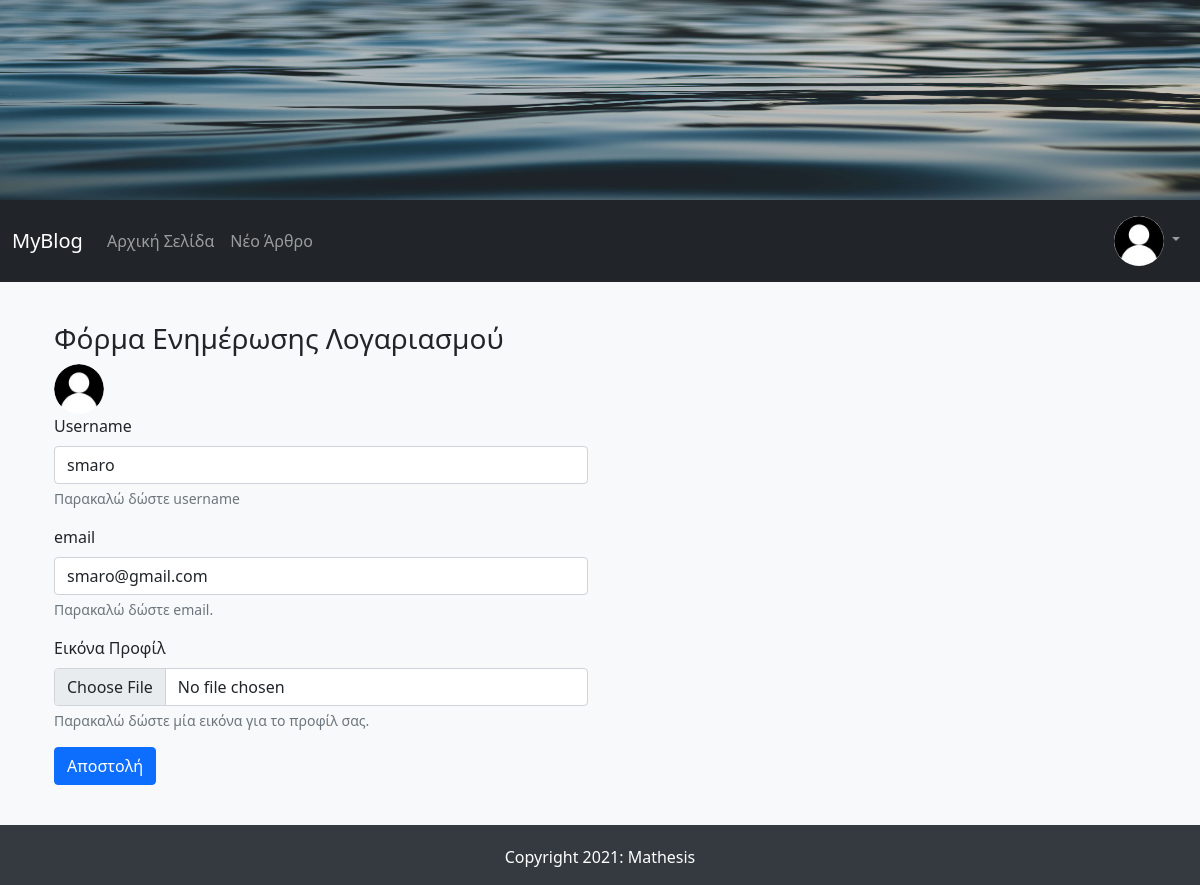
Page /account/ (signed in) on the earlier database version.
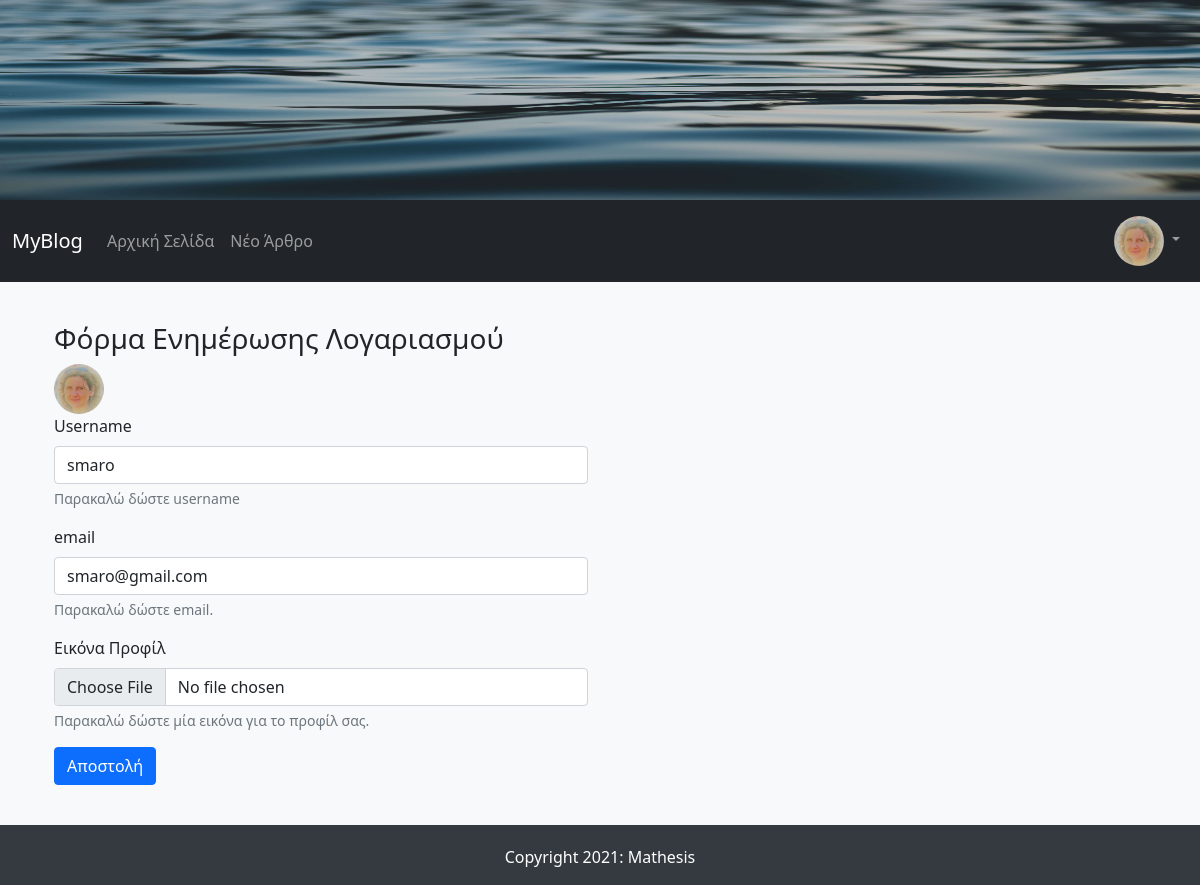
Same page on the later database version.
### FlaskBlogApp/models.py (models this page shows, shortened)
class User(db.Model, UserMixin):
    id = db.Column(db.Integer, primary_key=True)
    username = db.Column(db.String(15), unique=True, nullable=False)
    email = db.Column(db.String(150), unique=True, nullable=False)
    password = db.Column(db.String(36), nullable=False)
    profile_image = db.Column(db.String(30), default='default_profile_image.jpg')
    articles = db.relationship('Article', backref='author', lazy=True)

### FlaskBlogApp/routes.py (the view, shortened to what this page needs)
@app.route("/account/", methods=["GET", "POST"])
@login_required
def account():
    form = AccountUpdateForm(username=current_user.username, email=current_user.email)
    return render_template("account_update.html",form=form)

### FlaskBlogApp/forms.py (shortened to what this page needs)
class AccountUpdateForm(FlaskForm):
    username = StringField(label="Username",
                           validators=[DataRequired(message="Αυτό το πεδίο δε μπορεί να είναι κενό."),
                                       Length(min=3, max=15, message="Αυτό το πεδίο πρέπει να είναι από 3 έως 15 χαρακτήρες")])
    email = StringField(label="email",
                           validators=[DataRequired(message="Αυτό το πεδίο δε μπορεί να είναι κενό."),
                                       Email(message="Παρακαλώ εισάγετε ένα σωστό email")])
    profile_image = FileField("Εικόνα Προφίλ", validators=[Optional(strip_whitespace=True),
                                                        FileAllowed(['jpg','jpeg','png'], 'Επιτρέπονται μόνο αρχεία τύπου jpg, jpeg, png'),
                                                        maxImageSize(max_size=2)])
    submit = SubmitField('Αποστολή')

### FlaskBlogApp/models.py (called while the page is built)
@login_manager.user_loader
def load_user(user_id):
    return User.query.get(int(user_id))

### FlaskBlogApp/templates/account_update.html (shortened to what this page needs)
{% extends "base.html" %}
{% block content %}
<div class="container login-container">
    <div class="row">
        <div class="col-md-6 login-form-1">
            <h3>Φόρμα Ενημέρωσης Λογαριασμού</h3>
            <img class="rounded-circle navbar-profile-image" src="{{ url_for('static', filename='images/profiles_images/'+current_user.profile_image) }}" alt="{{ current_user.username }}" title="{{ current_user.username }}">
            <form action="#" method="POST" enctype="multipart/form-data">
                <div class="mb-3">
                    {{ form.username.label(class="form-label") }}
                    {{ form.username(class="form-control", required=False) }}
                    <div id="usernameHelp" class="form-text">Παρακαλώ δώστε username</div>
                </div>
                <div class="mb-3">
                {{ form.email.label(class="form-label") }}
                {{ form.email(class="form-control", required=False) }}
                <div id="emailHelp" class="form-text">Παρακαλώ δώστε email.</div>
                </div>
                <div class="mb-3">
                {{ form.profile_image.label(class="form-label") }}
                {{ form.profile_image(class="form-control") }}
                <div id="profile_imageHelp" class="form-text">Παρακαλώ δώστε μία εικόνα για το προφίλ σας.</div>
                </div>
                <div class="mb-3">
                    {{ form.submit(class="btn btn-primary") }}
                </div>
            </form>
        </div>
    </div>
</div>
{% endblock content %}

### FlaskBlogApp/templates/navbar.html (shortened to what this page needs)
<nav class="navbar navbar-expand-lg navbar-dark bg-dark">
  <div class="container-fluid">
    <a class="navbar-brand" href="/">MyBlog</a>
    <div class="collapse navbar-collapse" id="navbarNav">
      <ul class="navbar-nav me-auto mb-2 mb-lg-0">
        <li class="nav-item">
          <a class="nav-link" aria-current="page" href="/">Αρχική Σελίδα</a>
        </li>
        <li class="nav-item">
          <a class="nav-link" href="/new_article/">Νέο Άρθρο</a>
        </li>
      </ul>
      <ul class="nav navbar-nav navbar-right">
        {% if current_user.is_authenticated %}
          <li class="nav-item dropdown">
            <a class="nav-link dropdown-toggle" href="#" id="navbarDropdown" role="button" data-bs-toggle="dropdown" aria-expanded="false">
              <img class="rounded-circle navbar-profile-image" src="{{ url_for('static', filename='images/profiles_images/'+current_user.profile_image) }}" alt="{{ current_user.username }}" title="{{ current_user.username }}">
            </a>
          </li>
        {% endif %}
      </ul>
    </div>
  </div>
</nav>

Differences in the rows shown:
changed User "smaro": profile_image: picture added in place of a placeholder
